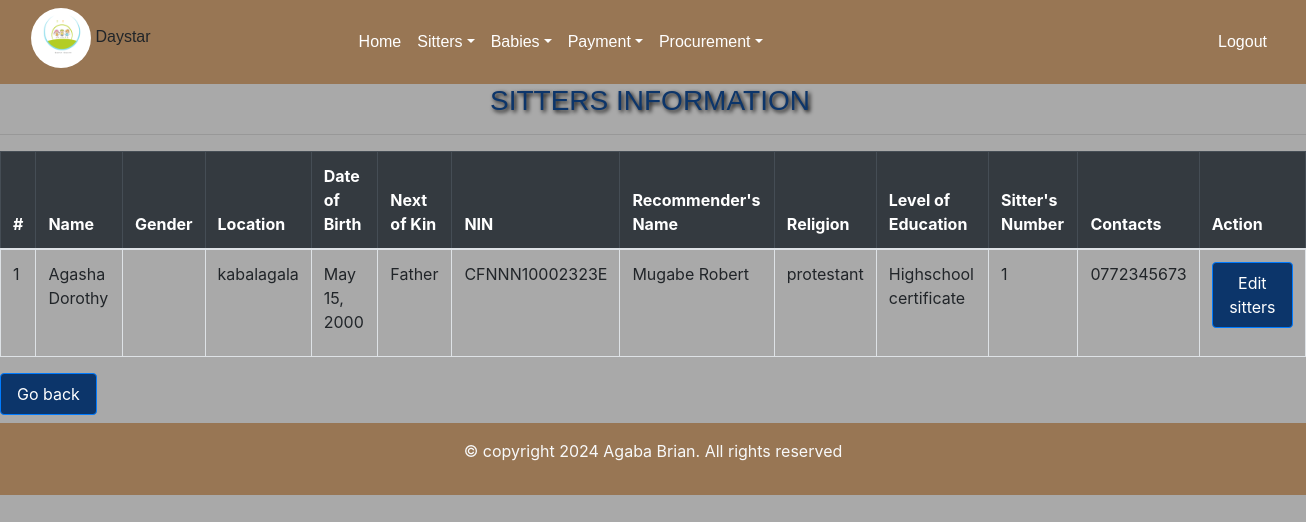
Screenshot of /reads/1/ (signed in) with the database file from the repository.
### day/models.py (models this page shows, shortened)
class Sitterform(models.Model):
    name=models.CharField(max_length=200)
    gender=models.CharField(choices=[('male', 'Male'),('Female', 'Female')], max_length=100)
    location=models.CharField(choices=[('kabalagala', 'kabalagala')], max_length=100)
    date_of_birth=models.DateField(default=timezone.now)
    next_of_kin=models.CharField( max_length=200)
    national_identification_number=models.CharField(max_length=200,validators=[NINvalidate])
    recommenders_name=models.CharField(max_length=200)
    religon=models.CharField(max_length=200,null=True, blank=True)
    level_of_education=models.CharField( choices=[('Diploma','Diploma'),('Highschool certificate','Highschool certificate'),('Others','Others')],max_length=200)
    sitter_number=models.CharField(unique=True,max_length=100)
    contacts=models.CharField(max_length=100,validators=[contactvalidate])
    date=models.DateField(default=timezone.now)

### day/views.py (the view)
# urls.py: path('reads/<int:id>/', views.reads, name='reads'),
@login_required
def reads(request,id):
    sitters_info=Sitterform.objects.get(id=id)
    return render(request,'reads.html',{'sitters_info':sitters_info})

### day/templates/reads.html (shortened to what this page needs)
{% extends 'base.html' %}
{% load static %}
{% block content  %}
<h3>SITTERS  INFORMATION </h3><hr>
    <table class="table table-bordered">
        <thead class="table-dark">
            <tr class=>
                <th scope="col">#</th>
                <th scope="col">Name</th>
                <th scope="col">Gender</th>
                <th scope="col">Location</th>
                <th scope="col">Date of Birth</th>
                <th scope="col">Next of Kin</th>
                <th scope="col">NIN</th>
                <th scope="col">Recommender's Name</th>
                <th scope="col">Religion</th>
                <th scope="col">Level of Education</th>
                <th scope="col">Sitter's Number</th>
                <th scope="col">Contacts</th>
                <th scope=>Action</th>
            </tr>
        </thead>
        <tbody>
            <tr >
                <td> {{ sitters_info.id }}</td>
               <td>{{sitters_info.name}}</td>
                <td>{{sitters_inf.gender}}</td>
                <td>{{sitters_info.location}}</td>
                <td>{{sitters_info.date_of_birth}}</td>
                <td>{{sitters_info.next_of_kin}}</td>
                <td>{{ sitters_info.national_identification_number}}</td>
                <td>{{sitters_info.recommenders_name}}</td>
                <td>{{sitters_info.religon}}</td>
                <td>{{sitters_info.level_of_education}}</td>
                <td>{{sitters_info.sitter_number}}</td>
                <td>{{ sitters_info.contacts}}</td>
                <td>
                    <div>
                        <a href="{% url 'edits' id=sitters_info.id %}" class="btn btn-primary mb-3">Edit sitters</a>
                    </div>
                </td>
            </tr>
        </tbody>
    </table>
<a href="/sitterform"><button class="btn btn-primary">Go back</button></a>
</body>
{% endblock %}

### day/templates/reads.html (style rules this page uses)
h3 { margin-left: 490px; font-family: sans-serif; color:#0C356A; text-shadow: 2px 2px 4px #000000; }
body { background-color: darkgray; }
button { background-color: #0c356a; }
.btn-primary { background-color: #094f9f; }
.btn { background-color: #0c356a; color: white; transition: background-color 0.7s; text-decoration: none; padding: 8px 16px; border-radius: 4px; }

### rows the page displays
Sitterform: id "1", name "Agasha Dorothy", location "kabalagala", date_of_birth "May 15, 2000", next_of_kin "Father", national_identification_number "CFNNN10002323E", recommenders_name "Mugabe Robert", religon "protestant", level_of_education "Highschool certificate", sitter_number "1", contacts "0772345673"
